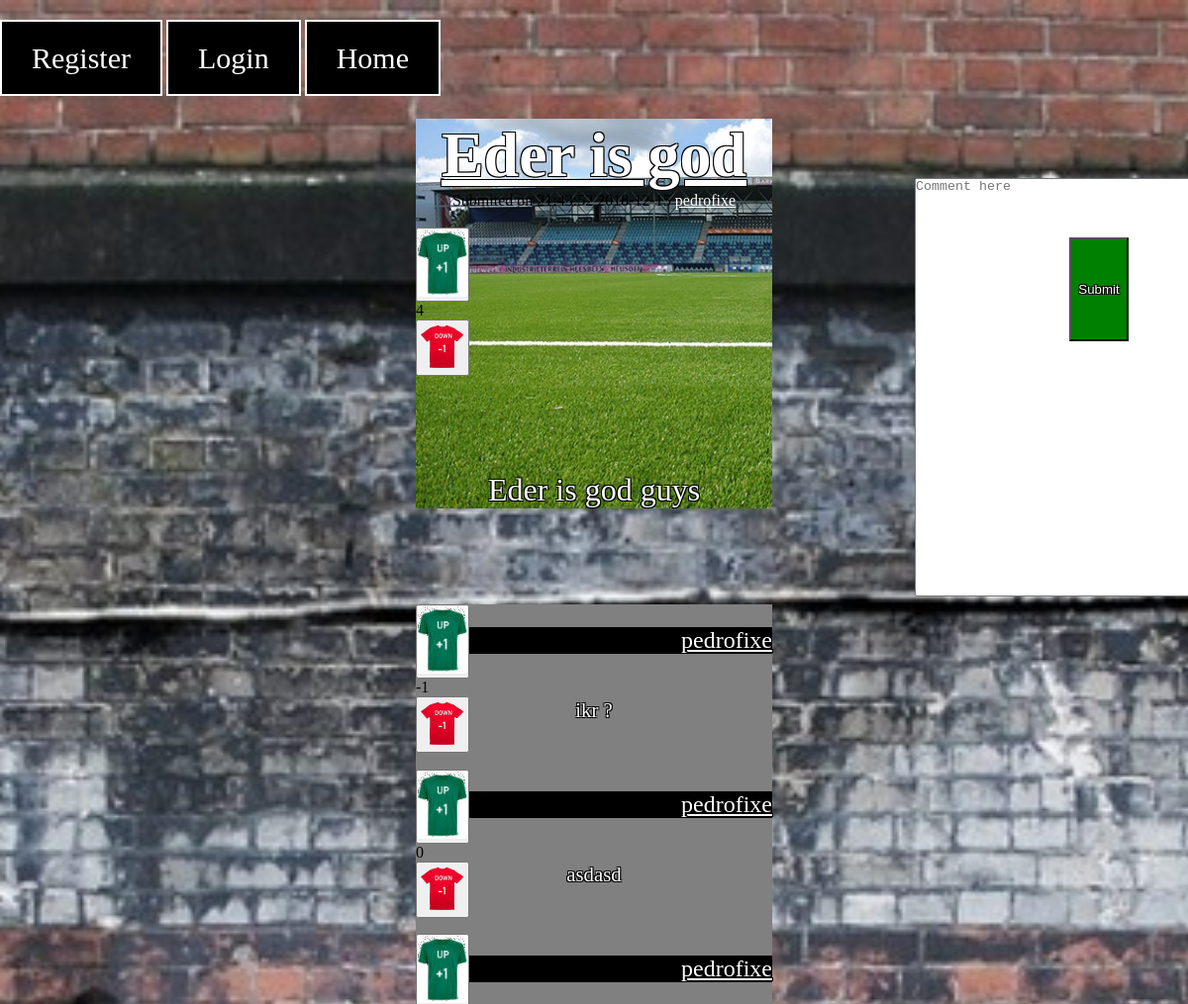
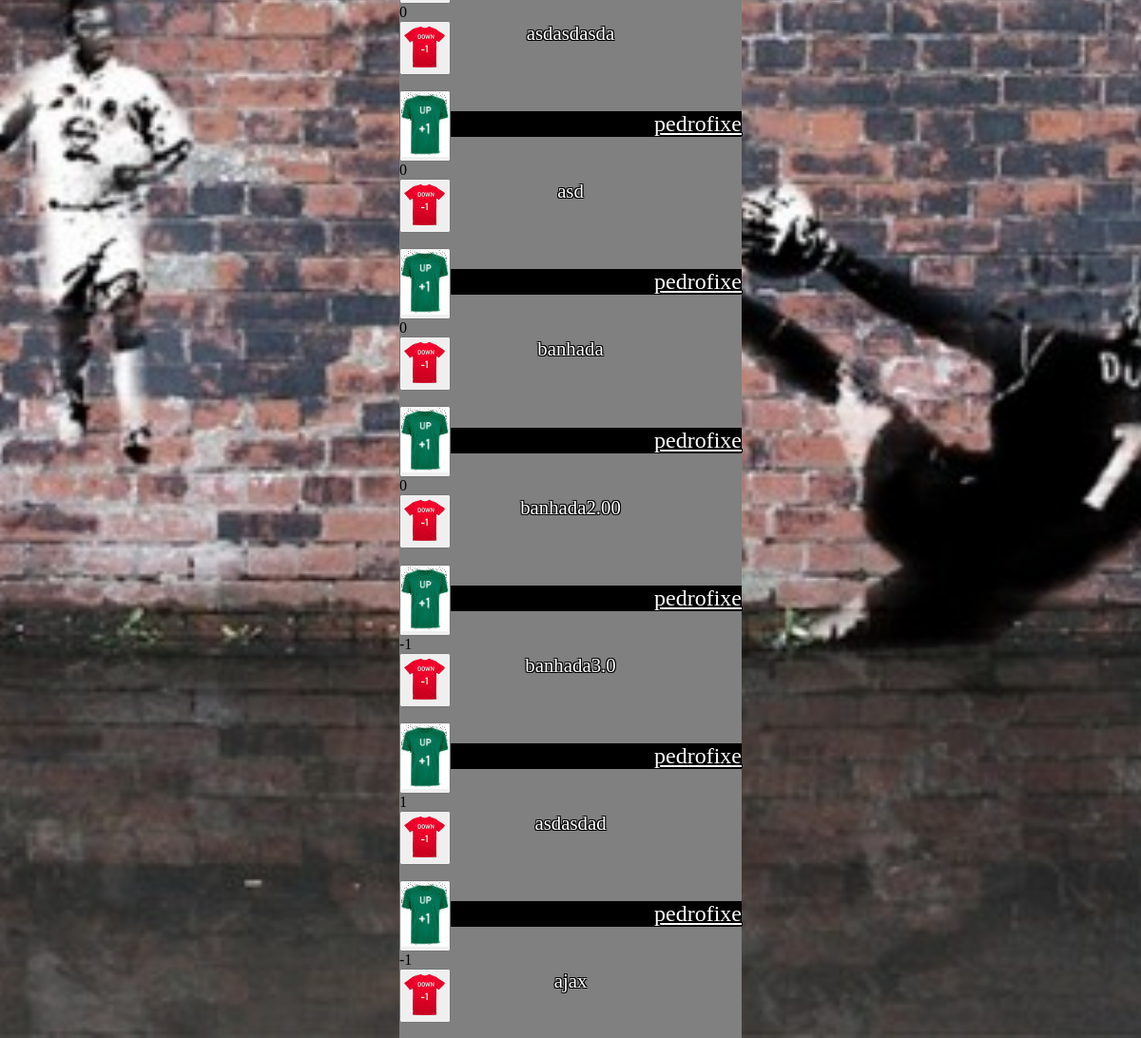
The app's page /postPage.php?id=1 with its own data (2 pictures, top to bottom).
### tables this page shows
CREATE TABLE Post (
	idPost		INTEGER NOT NULL PRIMARY KEY,
	idUser		INTEGER REFERENCES User (idUser),

	Title 		VARCHAR (100) NOT NULL,
	Text		VARCHAR (1000) NOT NULL,

	Link		VARCHAR NOT NULL,

	Date		INTEGER NOT NULL,

	Upvotes		INTEGER,
	Downvotes	INTEGER
);

CREATE TABLE User (
    idUser      INTEGER  NOT NULL PRIMARY KEY,

    username	VARCHAR (50) NOT NULL UNIQUE,
	password	VARCHAR NOT NULL,
	age 		INTEGER NOT NULL,
	email		VARCHAR (100) NOT NULL UNIQUE,
	pic			VARCHAR NOT NULL
);

CREATE TABLE Comment (
	idComment	INTEGER NOT NULL PRIMARY KEY,
	idUser		INTEGER REFERENCES User (idUser),
	idPost 		INTEGER REFERENCES Post (idPost),

	Text		VARCHAR (500) NOT NULL,

	Upvotes		INTEGER,
	Downvotes	INTEGER
);

### utilities.php (called while the page is built, shortened)
<?php
	function getUsernameFromID($dbh, $id)
	{
		$query = $dbh->prepare('SELECT * FROM User WHERE idUser = ?');
		$query->execute(array($id));
		$results = $query->fetchAll();
		return $results[0]['username'];
	}
	function loggedIn()
	{
		$session = session_start();
		if (isset($_SESSION['id']))
		{
			$id = $_SESSION['id'];
			return $id;
		}
		else
		{
			return -1;
		}
	}
?>

### postPage.php (the view, shortened to what this page needs)
<?php
	include_once("utilities.php");
	$idPost = $_GET['id'];
	$idPost = preg_replace("/[^0-9]/", "", $idPost);
	$dbh = new PDO('sqlite:database.db');
	$dbh->setAttribute(PDO::ATTR_EMULATE_PREPARES, false);
	$query1 = $dbh->prepare('SELECT * FROM Post WHERE idPost = ?');
	$status1 = $query1->execute(array($idPost));
	$fetched1 = $query1->fetchAll();
	if (count($fetched1) == 1)
	{
		$post = $fetched1[0];
		$idPost = $post['idPost'];
		$idUser = $post['idUser'];
		$username = getUsernameFromID($dbh, $idUser);
		$Title = $post['Title'];
		$Text = $post['Text'];
		$Link = $post['Link'];
		$Date = $post['Date'];
		$Upvotes = $post['Upvotes'];
		$Downvotes = $post['Downvotes'];
		$paragraphs = explode("\n", $Text);
		if (substr($Link, 0, 7) != "http://")
			$Link = "http://" . $Link;
	}
	$query2 = $dbh->prepare('SELECT * FROM user, (SELECT * FROM Comment WHERE idPost = ?) as comments where user.idUser = comments.idUser');
	$status2 = $query2->execute(array($idPost));
	$comments = $query2->fetchAll();
?>
<!DOCTYPE html>
<html>
<head>
	<link href="style.css" rel="stylesheet">
</head>
	<body>
		<div class="postPageMenu">
			<ul>
				<?php
					$id = loggedIn();
					if ($id == -1) : ?>
						<li class="active"> <a href="register.html">Register</a> </li>
						<li class="active"> <a href="login.html">Login</a> </li>
						<li class="active"> <a href="index.php">Home</a> </li>
					<?php else : ?>
						<li class="active"> <a href="profile.php">Profile</a> </li>
						<li class="active"> <a href="logout.php">Logout</a> </li>
						<li class="active"> <a href="index.php">Home</a> </li>
					<?php endif; ?>
			</ul>
		</div>
		<textarea id="commentText" placeholder="Comment here" rows="4" cols="40" maxlength="500" required></textarea>
		<button id="submitComment" onclick="registerComment(<?=$idPost?>)" > Submit </button>
		<section id="post">
			<article>
				<header>
					<h1>
						<a href="<?=$Link?>"><?=$Title?></a>
					</h1>
				</header>
				Submited on <?= date('H:i:s Y-m-d', $Date)?> <a href="profile.php?id=<?= $idUser ?>" class='submitter'><?=$username?></a><br><br>
				<div class="post-votes">
					<div class='ball up' >
						<button onclick='upVote(<?=$idPost?>)' id='upVote()'>
							<img src="./upvote.jpg">
						</button>
					</div>
					<div id="numberOfVotesPost<?=$idPost?>"><?= $Upvotes-$Downvotes?></div>
					<div class='ball down' id='downvote()'>
						<button onclick='downVote(<?=$idPost?>)' id='downVote()'>
							<img src="./downvote1.png">
						</button>
					</div>
				</div>
				<?php foreach ($paragraphs as $paragraph) { ?>
				<p><?=$paragraph?><p>
				<?php } ?>
			</article>
		</section>
		<section id="comments">
			<?php foreach ($comments as $comment) { ?>
				<div id="comment<?=$comment['idComment']?>">
					<div class="comment-votes">
						<div class='ball up' >
							<button onclick='upVoteComment(<?=$comment['idComment']?>)' id='upVoteComment()'>
								<img src="./upvote.jpg">
							</button>
						</div>
						<div id="numberOfVotesComment<?=$comment['idComment']?>"><?=$comment['Upvotes']-$comment['Downvotes']?></div>
						<div class='ball down' id='downvote()'>
							<button onclick='downVoteComment(<?=$comment['idComment']?>)' id='downVoteComment()'>
								<img src="./downvote1.png">
							</button>
						</div>
					</div>
					<div class="commentUsername">
						<a href="profile.php?id=<?= $comment['idUser'] ?>" class='submitter'><?=$comment['username']?></a> <br>
					</div>
					<div class="commentText">
						<?=$comment['Text']?><br><br><br>
					</div>
				</div>
				<?php } ?>
		</section>
	</body>
</html>

### style.css (style rules this page uses)
* { margin: 0; padding: 0; }
#post { background-image: url(stadium.jpg); text-align: center; margin-left: auto; margin-right: auto; margin-top: 10%; position: relative; height: 290%; width: 30%; align-items: center; }
#post h1 { top: 15%; font-size: 400%; }
#post h1 a { margin-top: 20%; text-align: center; color: white; text-shadow: -1px -1px 0 #000, 1px -1px 0 #000, -1px 1px 0 #000, 1px 1px 0 #000; }
#post p { font-size: 200%; margin-top: 27%; text-align: center; color: white; text-shadow: -1px -1px 0 #000, 1px -1px 0 #000, -1px 1px 0 #000, 1px 1px 0 #000; }
.postPageMenu { align-items: center; margin: auto auto; position: fixed; background-image: url(graffitti.jpg); height: 100%; width: 100%; top: 0%; background-size: cover; background-position: center; background-repeat: no-repeat; background-attachment:fixed; }
.postPageMenu > ul { top: 2%; left: 0%; position: relative; float: left; list-style: none; }
.postPageMenu > ul li { top: 2%; position: relative; display: inline-table; }
.postPageMenu > ul li a { top: 2%; position: relative; color: white; background-color: black; text-decoration: none; font-family: "Times New Roman", Times, serif; font-size: 30px; padding: 20px 30px; }
.postPageMenu > ul li.active a { border: 2px solid white; }
#comments { background-repeat: no-repeat; text-align: center; top: 50%; position: relative; width: 30%; margin-left: 35%; background-color: grey; }
#comments .comment-votes { left: 0%; text-align: left; }
#comments .commentText { color: white; font-size: 130%; margin-top: 12.5%; background-color: grey; text-shadow: -1px -1px 0 #000, 1px -1px 0 #000, -1px 1px 0 #000, 1px 1px 0 #000; }
#comments .commentUsername { text-align: right; color: white; font-size: 150%; margin-top: -35.5%; margin-bottom: 0%; background-color: black; text-shadow: -1px -1px 0 #000, 1px -1px 0 #000, -1px 1px 0 #000, 1px 1px 0 #000; }
#commentText { position: fixed; height: 20%; margin-left: 77%; margin-top: 5%; }
#submitComment { position: fixed; background-color: green; color: white; text-shadow: -1px -1px 0 #000, 1px -1px 0 #000, -1px 1px 0 #000, 1px 1px 0 #000; height: 5%; width: 5%; margin-top: 10%; margin-left: 90%; }
.post-votes { text-align: left; }
.submitter { color: white; margin-top: 20%; }
textarea { resize: none; }

### records on screen
post: Title "Eder is god", Date "21:43:52 2018-12-15", idUser.username "pedrofixe", $Upvotes-$Downvotes "4", Text "Eder is god guys"
comment: $comment['Upvotes']-$comment['Downvotes'] "-1", idUser.username "pedrofixe", Text "ikr ?"
comment: $comment['Upvotes']-$comment['Downvotes'] "0", idUser.username "pedrofixe", Text "asdasd"
comment: $comment['Upvotes']-$comment['Downvotes'] "0", idUser.username "pedrofixe", Text "asdasdasda"
comment: $comment['Upvotes']-$comment['Downvotes'] "0", idUser.username "pedrofixe", Text "asd"
comment: $comment['Upvotes']-$comment['Downvotes'] "0", idUser.username "pedrofixe", Text "banhada"
comment: $comment['Upvotes']-$comment['Downvotes'] "0", idUser.username "pedrofixe", Text "banhada2.00"
comment: $comment['Upvotes']-$comment['Downvotes'] "-1", idUser.username "pedrofixe", Text "banhada3.0"
comment: $comment['Upvotes']-$comment['Downvotes'] "1", idUser.username "pedrofixe", Text "asdasdad"
comment: $comment['Upvotes']-$comment['Downvotes'] "-1", idUser.username "pedrofixe", Text "ajax"
